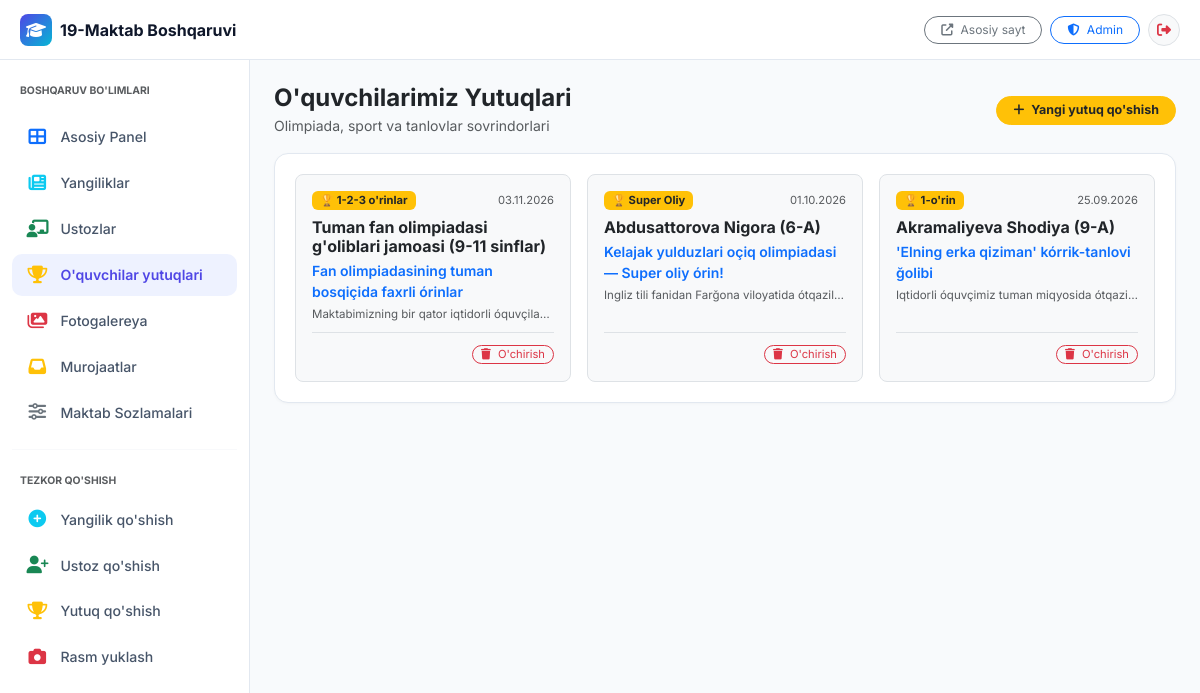
The app's page /dashboard/achievements/ (signed in) with its own data.
### apps/achievements/models.py (models this page shows, shortened)
class Achievement(models.Model):
    TYPE_CHOICES = [
        ('olympiad', 'Olimpiada'),
        ('sport', 'Sport'),
        ('art', "San'at"),
        ('science', 'Fan'),
        ('other', 'Boshqa'),
    ]
    student_name = models.CharField(max_length=200, verbose_name="O'quvchi ismi-familiyasi")
    grade = models.CharField(max_length=20, blank=True, verbose_name="Sinfi")
    achievement_type = models.CharField(max_length=20, choices=TYPE_CHOICES, verbose_name="Yutuq turi")
    title = models.CharField(max_length=300, verbose_name="Yutuq nomi / Musobaqa (UZ)")
    title_ru = models.CharField(max_length=300, blank=True, verbose_name="Yutuq nomi (RU)")
    title_en = models.CharField(max_length=300, blank=True, verbose_name="Yutuq nomi (EN)")
    description = models.TextField(blank=True, verbose_name="Batafsil ma'lumot")
    photo = models.ImageField(upload_to='achievements/', blank=True, null=True, verbose_name="Fotosurat")
    date = models.DateField(verbose_name="Erishilgan sana")
    place = models.CharField(max_length=20, blank=True, verbose_name="Egallagan o'rni")
    is_active = models.BooleanField(default=True, verbose_name="Faol")
    created_at = models.DateTimeField(auto_now_add=True, verbose_name="Qo'shilgan vaqti")
    parent_consent = models.BooleanField(
        default=False,
        verbose_name="Ota-ona roziligi (Surat va ma'lumotlarni e'lon qilish uchun)"
    )
    class Meta:
        verbose_name = 'O\'quvchi yutug\'i'
        verbose_name_plural = 'O\'quvchilar yutuqlari'
        ordering = ['-date', '-created_at']

### apps/core/dashboard_views.py (the view, shortened to what this page needs)
# urls.py: path('achievements/', dashboard_views.dashboard_achievements, name='dashboard_achievements'),
@staff_required
def dashboard_achievements(request):
    achievements = Achievement.objects.order_by('-date')
    context = {
        'achievements': achievements,
        'active_menu': 'achievements',
    }
    return render(request, 'dashboard/achievements.html', context)

### apps/core/context_processors.py (called while the page is built)
def site_settings(request):
    settings_obj = SiteSettings.objects.first()
    return {
        'site_settings': settings_obj,
    }

### apps/core/dashboard_views.py (called while the page is built)
def staff_required(view_func):
    actual_decorator = user_passes_test(
        lambda u: u.is_authenticated and u.is_staff,
        login_url='/dashboard/login/'
    )
    return actual_decorator(view_func)

### templates/dashboard/achievements.html (shortened to what this page needs)
{% extends 'dashboard/base.html' %}
{% block content %}
<div class="d-flex justify-content-between align-items-center mb-3 flex-wrap gap-2">
    <div>
        <h4 class="fw-bold mb-0 text-dark">O'quvchilarimiz Yutuqlari</h4>
        <small class="text-muted">Olimpiada, sport va tanlovlar sovrindorlari</small>
    </div>
    <a href="{% url 'dashboard_achievement_add' %}" class="btn btn-sm btn-warning text-dark fw-bold rounded-pill px-3" style="font-size: 0.78rem;">
        <i class="fas fa-plus me-1"></i> Yangi yutuq qo'shish
    </a>
</div>
<div class="dash-card">
    {% if achievements %}
        <div class="row g-3">
            {% for a in achievements %}
                <div class="col-12 col-md-6 col-lg-4">
                    <div class="p-3 rounded-3 border bg-light h-100 d-flex flex-column justify-content-between">
                        <div>
                            <div class="d-flex justify-content-between align-items-center mb-2">
                                <span class="badge bg-warning text-dark px-2 py-1" style="font-size: 0.7rem;">
                                    🏆 {{ a.place|default:"Sovrindor" }}
                                </span>
                                <small class="text-muted" style="font-size: 0.7rem;">{{ a.date|date:"d.m.Y" }}</small>
                            </div>
                            <h6 class="fw-bold mb-1 text-dark">{{ a.student_name }} {% if a.grade %}({{ a.grade }}){% endif %}</h6>
                            <p class="small text-primary fw-semibold mb-1">{{ a.title }}</p>
                            {% if a.description %}
                                <small class="text-muted d-block text-truncate" style="font-size: 0.72rem;">{{ a.description }}</small>
                            {% endif %}
                        </div>
                        <div class="pt-2 mt-2 border-top text-end">
                            <form method="post" action="{% url 'dashboard_achievements' %}" class="d-inline">
                                <button type="submit" class="btn btn-sm btn-outline-danger py-0 px-2 rounded-pill"
                                        onclick="return confirm('Yutuqni o\'chirishni xohlaysizmi?')" style="font-size: 0.7rem;">
                                    <i class="fas fa-trash me-1"></i> O'chirish
                                </button>
                            </form>
                        </div>
                    </div>
                </div>
            {% endfor %}
        </div>
    {% endif %}
</div>
{% endblock %}

### templates/dashboard/base.html (style rules this page uses)
:root { --primary: #4F46E5; --primary-dark: #3730A3; --secondary: #06B6D4; --accent: #FACC15; --bg-color: #F8FAFC; --card-bg: #FFFFFF; --text-main: #0F172A; --text-muted: #64748B; --border-color: #E2E8F0; --sidebar-width: 250px; }
body { font-family: 'Inter', system-ui, -apple-system, sans-serif; background-color: var(--bg-color); color: var(--text-main); min-height: 100vh; margin: 0; padding-bottom: 70px; }
@media (min-width: 992px) { body { padding-bottom: 0; } }
.dash-card { background: #FFFFFF; border: 1px solid var(--border-color); border-radius: 14px; padding: 1.25rem; box-shadow: 0 1px 3px rgba(0, 0, 0, 0.03); margin-bottom: 1.25rem; }

### records on screen
Achievement: place "1-2-3 o'rinlar", date "03.11.2026", student_name "Tuman fan olimpiadasi g'oliblari jamoasi", grade "9-11 sinflar", title "Fan olimpiadasining tuman bosqiçida faxrli órinlar", description "Maktabimizning bir qator iqtidorli óquvçila…"
Achievement: place "Super Oliy", date "01.10.2026", student_name "Abdusattorova Nigora", grade "6-A", title "Kelajak yulduzlari oçiq olimpiadasi — Super oliy órin!", description "Ingliz tili fanidan Farğona viloyatida ótqazil…"
Achievement: place "1-o'rin", date "25.09.2026", student_name "Akramaliyeva Shodiya", grade "9-A", title "'Elning erka qiziman' kórrik-tanlovi ğolibi", description "Iqtidorli óquvçimiz tuman miqyosida ótqazi…"
